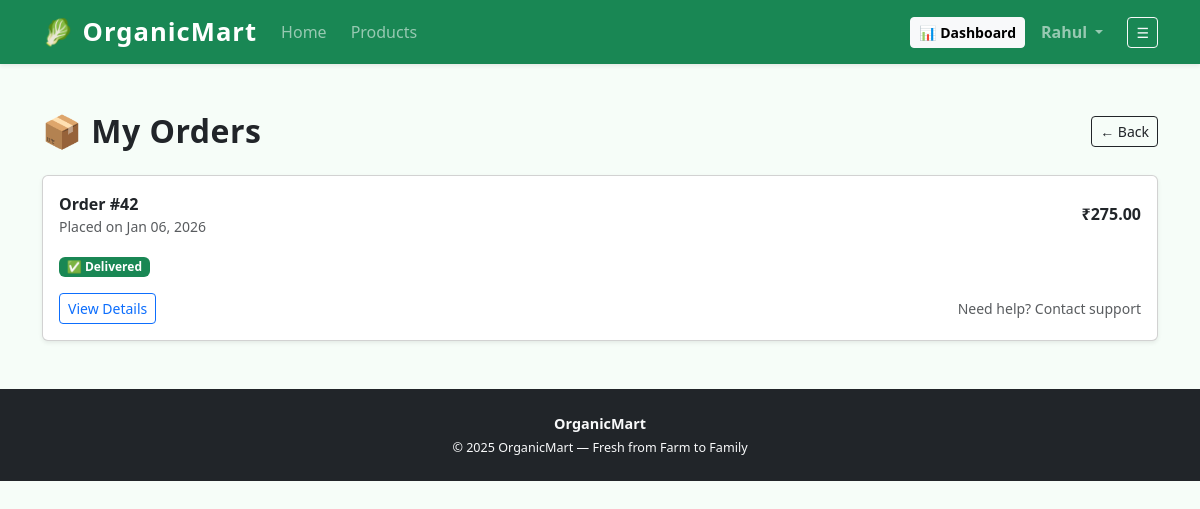
Screenshot of /orders/my-orders/ (signed in) with the database file from the repository.
### orders/models.py (models this page shows, shortened)
class Order(models.Model):
    STATUS_CHOICES = (
        ('Pending', 'Pending'),
        ('Shipped', 'Shipped'),
        ('Delivered', 'Delivered'),
        ('Cancelled', 'Cancelled'),
    )
    PAYMENT_CHOICES = (
        ('COD', 'Cash on Delivery'),
        ('ONLINE', 'Online Payment'),
    )
    user = models.ForeignKey(User, on_delete=models.CASCADE)
    total_amount = models.DecimalField(max_digits=10, decimal_places=2)
    shipping_address = models.TextField()
    payment_method = models.CharField(
        max_length=20,
        choices=PAYMENT_CHOICES,
        default='COD'
    )
    status = models.CharField(max_length=20, choices=STATUS_CHOICES, default='Pending')
    created_at = models.DateTimeField(auto_now_add=True)

### orders/views.py (the view)
# urls.py: path('my-orders/', customer_orders, name='customer_orders'),
@login_required
def customer_orders(request):
    orders = Order.objects.filter(user=request.user).order_by('-created_at')
    return render(request, 'orders/customer_orders.html', {
        'orders': orders
    })

### orders/templates/orders/customer_orders.html (shortened to what this page needs)
{% extends 'core/base.html' %}
{% block content %}
<section class="container my-5 fade-in">
    <div class="d-flex justify-content-between align-items-center mb-4">
        <h2 class="fw-bold mb-0">📦 My Orders</h2>
        <a href="{% url 'customer_dashboard' %}"
           class="btn btn-outline-dark btn-sm">
            ← Back
        </a>
    </div>
    {% if orders %}
        {% for order in orders %}
        <div class="card shadow-sm mb-4">
            <div class="card-body">
                <div class="d-flex justify-content-between align-items-center mb-3">
                    <div>
                        <strong>Order #{{ order.id }}</strong>
                        <div class="text-muted small">
                            Placed on {{ order.created_at|date:"M d, Y" }}
                        </div>
                    </div>
                    <div class="fw-bold">
                        ₹{{ order.total_amount }}
                    </div>
                </div>
                <div class="mb-3">
                    {% if order.status == "Pending" %}
                        <span class="badge bg-warning text-dark">
                            🕒 Order Placed
                        </span>
                    {% elif order.status == "Shipped" %}
                        <span class="badge bg-info">
                            🚚 On the way
                        </span>
                    {% elif order.status == "Delivered" %}
                        <span class="badge bg-success">
                            ✅ Delivered
                        </span>
                    {% elif order.status == "Cancelled" %}
                        <span class="badge bg-danger">
                            ❌ Cancelled
                        </span>
                    {% endif %}
                </div>
                <div class="d-flex gap-2 align-items-center">
                    <a href="{% url 'customer_order_detail' order.id %}"
                       class="btn btn-sm btn-outline-primary">
                        View Details
                    </a>
                    <span class="text-muted small ms-auto">
                        Need help? Contact support
                    </span>
                </div>
            </div>
        </div>
        {% endfor %}
    {% endif %}
</section>
{% endblock %}

### core/templates/core/navbar.html (shortened to what this page needs)
<nav class="navbar navbar-expand-lg navbar-dark bg-success shadow-sm sticky-top">
    <div class="container">
        <a class="navbar-brand fw-bold d-flex align-items-center gap-2"
           href="{% url 'home' %}">
            🥬 OrganicMart
        </a>
        <div class="collapse navbar-collapse" id="mainNavbar">
            <ul class="navbar-nav me-auto align-items-lg-center gap-lg-2">
                <li class="nav-item">
                    <a class="nav-link {% if request.resolver_match.url_name == 'home' %}active{% endif %}"
                       href="{% url 'home' %}">
                        Home
                    </a>
                </li>
                <li class="nav-item">
                    <a class="nav-link {% if request.resolver_match.url_name == 'product_list' %}active{% endif %}"
                       href="{% url 'product_list' %}">
                        Products
                    </a>
                </li>
            </ul>
            <ul class="navbar-nav ms-auto align-items-lg-center gap-lg-2">
                {% if user.is_authenticated %}
                    <li class="nav-item">
                        <a href="{% url 'dashboard' %}"
                           class="btn btn-light btn-sm fw-semibold">
                            📊 Dashboard
                        </a>
                    </li>
                    <li class="nav-item dropdown">
                        <a class="nav-link dropdown-toggle fw-semibold text-truncate"
                           href="#"
                           role="button"
                           data-bs-toggle="dropdown"
                           style="max-width: 140px;">
                            {{ user.username }}
                        </a>
                    </li>
                {% endif %}
                <li class="nav-item ms-lg-2">
                    <button class="btn btn-outline-light btn-sm"
                            data-bs-toggle="offcanvas"
                            data-bs-target="#appMenu">
                        ☰
                    </button>
                </li>
            </ul>
        </div>
    </div>
</nav>

### OrganicMart/static/css/style.css (style rules this page uses)
body { font-family: 'Segoe UI', Tahoma, Geneva, Verdana, sans-serif; background-color: #f6fdf8; margin: 0; padding: 0; overflow-x: hidden; }
h1, h2 { letter-spacing: 0.5px; }
section { scroll-margin-top: 80px; }
.navbar-brand { font-size: 1.6rem; letter-spacing: 1px; }

### rows the page displays
Order: id "42", created_at "Jan 06, 2026", total_amount "275.00", status "✅ Delivered"

### other values shown
{{ user.username }} "Rahul"
